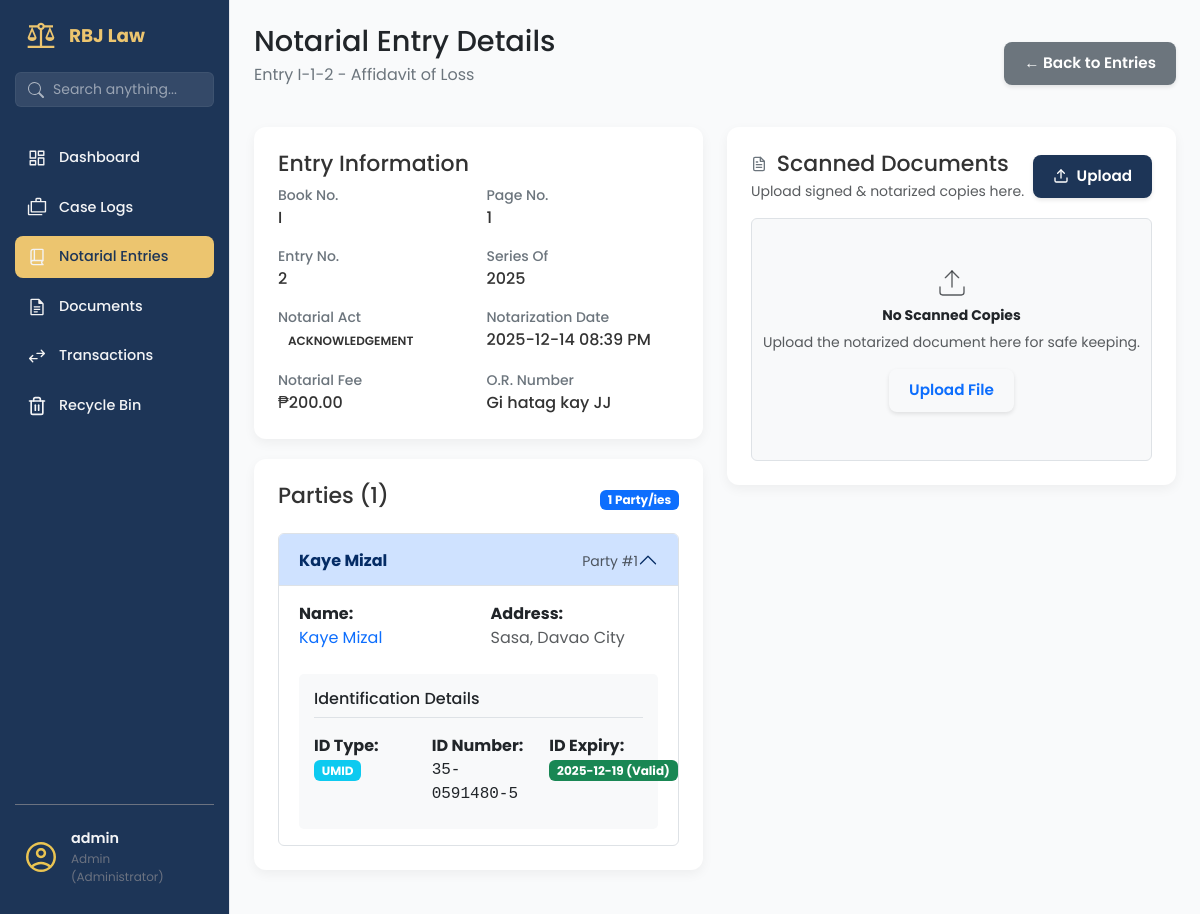
The page /notarial-entries/2 (signed in) on the database as committed earlier.
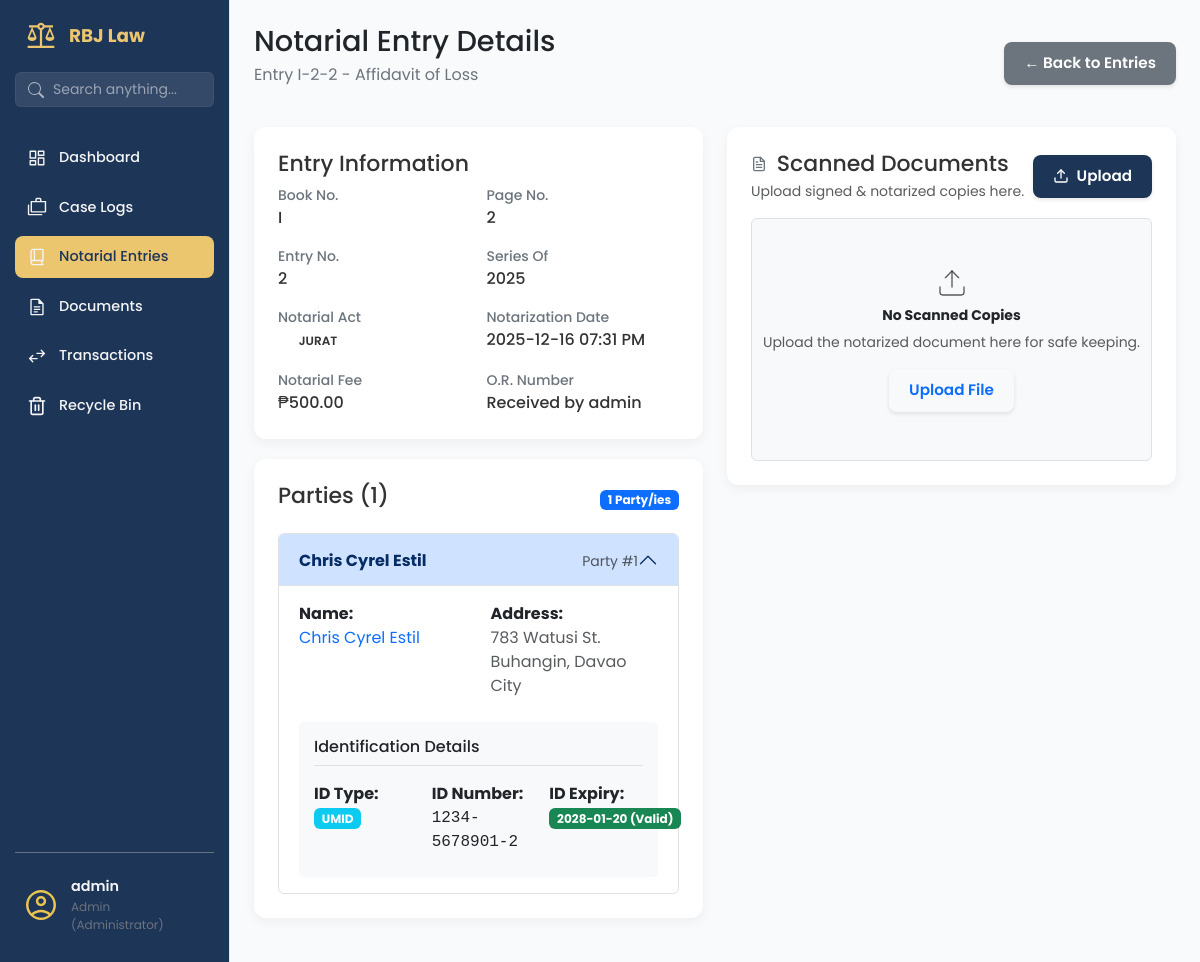
The same page on the database as committed later.
### app/models/notarial_entry_mdl.py (models this page shows, shortened)
class NotarialEntry(db.Model, SoftDeleteMixin):
    __tablename__ = 'notarial_entries'
    id = db.Column(db.Integer, primary_key=True)
    not_entry_num = db.Column(db.String(255), nullable=False)
    not_page_num = db.Column(db.String(255), nullable=False)
    not_book_num = db.Column(db.String(255), nullable=False)
    not_series = db.Column(db.Integer, nullable=False)
    not_title = db.Column(db.String(255), nullable=False)
    not_date = db.Column(db.DateTime, nullable=False, default=lambda: datetime.now(PHT))
    not_type_act = db.Column(db.String(255), nullable=False)
    not_fee = db.Column(Numeric(10, 2), nullable=False)
    not_fee_or = db.Column(db.String(255), nullable=True)
    not_other_place = db.Column(db.String(255), nullable=True)
    not_comp_evidence_id = db.Column(db.String(150), nullable=True)
    transaction_item_id = db.Column(db.Integer, db.ForeignKey('transaction_items.id'), nullable=True)
    transaction_status = db.Column(db.String(50), default='no_transaction')  # no_transaction, unpaid, paid
    transaction_item = db.relationship('TransactionItem',
                                     foreign_keys=[transaction_item_id],
                                     backref='notarial_entries',  # Changed from 'notary_entries'
                                     lazy=True)

class NotarialEntryParty(db.Model):
    __tablename__ = 'notarial_entry_parties'
    id = db.Column(db.Integer, primary_key=True)
    notarial_entry_id = db.Column(db.Integer, db.ForeignKey('notarial_entries.id'), nullable=False)
    party_name = db.Column(db.String(150), nullable=False)
    party_address = db.Column(db.String(150), nullable=False)
    citizenship = db.Column(db.String(50), nullable=True, default='Filipino')
    party_id_type = db.Column(db.String(50), nullable=True) # e.g., Passport, Drivers License
    party_id_number = db.Column(db.String(50), nullable=True)
    party_id_expiry = db.Column(db.Date, nullable=True)
    notarial_entry = db.relationship('NotarialEntry', backref='parties', lazy=True)

### app/routes/notarial_entries_routes.py (the view)
@notarial_entries_bp.route('/<int:entry_id>')
@staff_or_admin_required
@login_required
def entry_details(entry_id):
    entry = NotarialEntryService.get_entry_by_id(entry_id)
    if not entry:
        flash('Notarial entry not found!', 'error')
        return redirect(url_for('notarial_entries.notarial_entries_page'))
    from app.services.document_service import DocumentService
    documents = DocumentService.get_documents_by_parent('notarial_entry', entry_id)
    return render_template('notarial_entry_details.html',
                         entry=entry,
                         documents=documents,
                         now=datetime.now(PHT))

### app/services/document_service.py (called while the page is built)
    @staticmethod
    def get_documents_by_parent(parent_type, parent_id):
        return Document.query.filter_by(
            parent_type=parent_type,
            parent_id=parent_id
        ).filter(Document.deleted_at == None).order_by(
            db.case((Document.document_status == 'Lacking', 1), else_=2),
            Document.uploaded_at.desc()
        ).all()

### app/services/notarial_entry_service.py (called while the page is built)
    @staticmethod
    def get_entry_by_id(entry_id):
         return NotarialEntry.query.options(
             db.joinedload(NotarialEntry.parties),
             db.joinedload(NotarialEntry.witnesses)
         ).filter_by(id=entry_id).first()

### app/utils/permissions.py (called while the page is built)
def staff_or_admin_required(f):
    @wraps(f)
    def decorated_function(*args, **kwargs):
        if not current_user.is_authenticated:
            flash('Please login to access this page.', 'error')
            return redirect(url_for('auth.login'))
        if current_user.role not in ['admin', 'staff']:
            flash('Staff or Administrator access required.', 'error')
            return redirect(url_for('dashboard.dashboard_page'))
        return f(*args, **kwargs)
    return decorated_function

### app/templates/notarial_entry_details.html (shortened to what the changed rows need)
{% extends 'base.html' %}
{% block content %}
<main class="dashboard-content">
    <header class="dashboard-header">
        <div>
            <h1>Notarial Entry Details </h1>
            <p>Entry {{ entry.not_book_num }}-{{ entry.not_page_num }}-{{ entry.not_entry_num }} - {{ entry.not_title }}
            </p>
        </div>
    </header>
    <div class="row">
        <div class="col-md-6">
            <section class="content-section">
                <div class="panel-card" style="margin-bottom: 20px;">
                    <div class="detail-grid">
                        <div class="detail-item">
                            <span class="detail-label">Book No.</span>
                            <span class="detail-value">{{ entry.not_book_num }}</span>
                        </div>
                        <div class="detail-item">
                            <span class="detail-label">Page No.</span>
                            <span class="detail-value">{{ entry.not_page_num }}</span>
                        </div>
                        <div class="detail-item">
                            <span class="detail-label">Entry No.</span>
                            <span class="detail-value">{{ entry.not_entry_num }}</span>
                        </div>
                        <div class="detail-item">
                            <span class="detail-label">Series Of</span>
                            <span class="detail-value">{{ entry.not_series }}</span>
                        </div>
                        <div class="detail-item">
                            <span class="detail-value">
                                <span class="status-tag status-tag--{{ entry.not_type_act|lower|replace(' ', '-') }}">
                                    {{ entry.not_type_act }}
                                </span>
                            </span>
                        </div>
                        <div class="detail-item">
                            <span class="detail-label">Notarization Date</span>
                            <span class="detail-value">{{ entry.not_date.strftime('%Y-%m-%d %I:%M %p') }}</span>
                        </div>
                        <div class="detail-item">
                            <span class="detail-label">Notarial Fee</span>
                            <span class="detail-value">₱{{ "%.2f"|format(entry.not_fee) }}</span>
                        </div>
                        <div class="detail-item">
                            <span class="detail-label">O.R. Number</span>
                            <span class="detail-value">{{ entry.not_fee_or }}</span>
                        </div>
                    </div>
                </div>
                <div class="panel-card" style="margin-bottom: 20px;">
                    <div class="accordion" id="partiesAccordion">
                        {% for party in entry.parties %}
                        <div class="accordion-item">
                            <h2 class="accordion-header" id="partyHeading{{ loop.index }}">
                                <button class="accordion-button {% if not loop.first %}collapsed{% endif %}"
                                    type="button" data-bs-toggle="collapse"
                                    data-bs-target="#partyCollapse{{ loop.index }}"
                                    aria-expanded="{% if loop.first %}true{% else %}false{% endif %}"
                                    aria-controls="partyCollapse{{ loop.index }}">
                                    <div class="d-flex align-items-center w-100">
                                        <div class="flex-grow-1">
                                            <strong>{{ party.party_name }}</strong>
                                        </div>
                                        <div class="text-end">
                                            <small class="text-muted">Party #{{ loop.index }}</small>
                                        </div>
                                    </div>
                                </button>
                            </h2>
                            <div id="partyCollapse{{ loop.index }}"
                                class="accordion-collapse collapse {% if loop.first %}show{% endif %}"
                                aria-labelledby="partyHeading{{ loop.index }}" data-bs-parent="#partiesAccordion">
                                <div class="accordion-body">
                                    <div class="party-details">
                                        <div class="row mb-3">
                                            <div class="col-md-6">
                                                <div class="mb-2">
                                                    <strong>Name:</strong>
                                                    <div class="text-primary">{{ party.party_name }}</div>
                                                </div>
                                            </div>
                                            <div class="col-md-6">
                                                <div class="mb-2">
                                                    <strong>Address:</strong>
                                                    <div class="text-muted">{{ party.party_address }}</div>
                                                </div>
                                            </div>
                                        </div>
                                        <div class="party-id-details"
                                            style="background-color: #f8f9fa; padding: 15px; border-radius: 5px; margin-top: 10px;">
                                            <h6 class="mb-3 border-bottom pb-2">Identification Details</h6>
                                            <div class="row">
                                                <div class="col-md-4">
                                                    <div class="mb-2">
                                                        <strong>ID Type:</strong>
                                                        <div>
                                                            <span class="badge bg-info">
                                                                {{ party.party_id_type or 'Not specified' }}
                                                            </span>
                                                        </div>
                                                    </div>
                                                </div>
                                                <div class="col-md-4">
                                                    <div class="mb-2">
                                                        <strong>ID Number:</strong>
                                                        <div class="font-monospace">{{ party.party_id_number or 'N/A' }}
                                                        </div>
                                                    </div>
                                                </div>
                                                <div class="col-md-4">
                                                    <div class="mb-2">
                                                        <strong>ID Expiry:</strong>
                                                        <div class="col-md-12">
                                                            <div class="mb-2">
                                                                <div>
                                                                    {% if party.party_id_expiry %}
                                                                    {% set expiry_date = party.party_id_expiry %}
                                                                    {% set current_date = now.date() %}
                                                                    <span
                                                                        class="badge {% if expiry_date > current_date %}bg-success{% else %}bg-danger{% endif %}">
                                                                        {{ expiry_date.strftime('%Y-%m-%d') }}
                                                                        {% if expiry_date > current_date %}
                                                                        (Valid)
                                                                        {% else %}
                                                                        (Expired)
                                                                        {% endif %}
                                                                    </span>
                                                                    {% else %}
                                                                    <span class="badge bg-secondary">Not
                                                                        specified</span>
                                                                    {% endif %}
                                                                </div>
                                                            </div>
                                                        </div>
                                                    </div>
                                                </div>
                                            </div>
                                        </div>
                                    </div>
                                </div>
                            </div>
                        </div>
                        {% endfor %}
                    </div>
                </div>
            </section>
        </div>
    </div>
</main>
{% endblock %}

Rows that differ between the two databases and show on the page:
changed NotarialEntry "Affidavit of Loss": not_page_num "1" → "2"; not_type_act "ACKNOWLEDGEMENT" → "JURAT"; not_date "2025-12-14 08:39 PM" → "2025-12-16 07:31 PM"; not_fee "200.00" → "500.00"; not_fee_or "Gi hatag kay JJ" → "Received by admin"
changed NotarialEntryParty "UMID": party_name "Kaye Mizal" → "Chris Cyrel Estil"; party_address "Sasa, Davao City" → "783 Watusi St. Buhangin, Davao City"; party_id_number "35-0591480-5" → "1234-5678901-2"; strftime "2025-12-19" → "2028-01-20"
